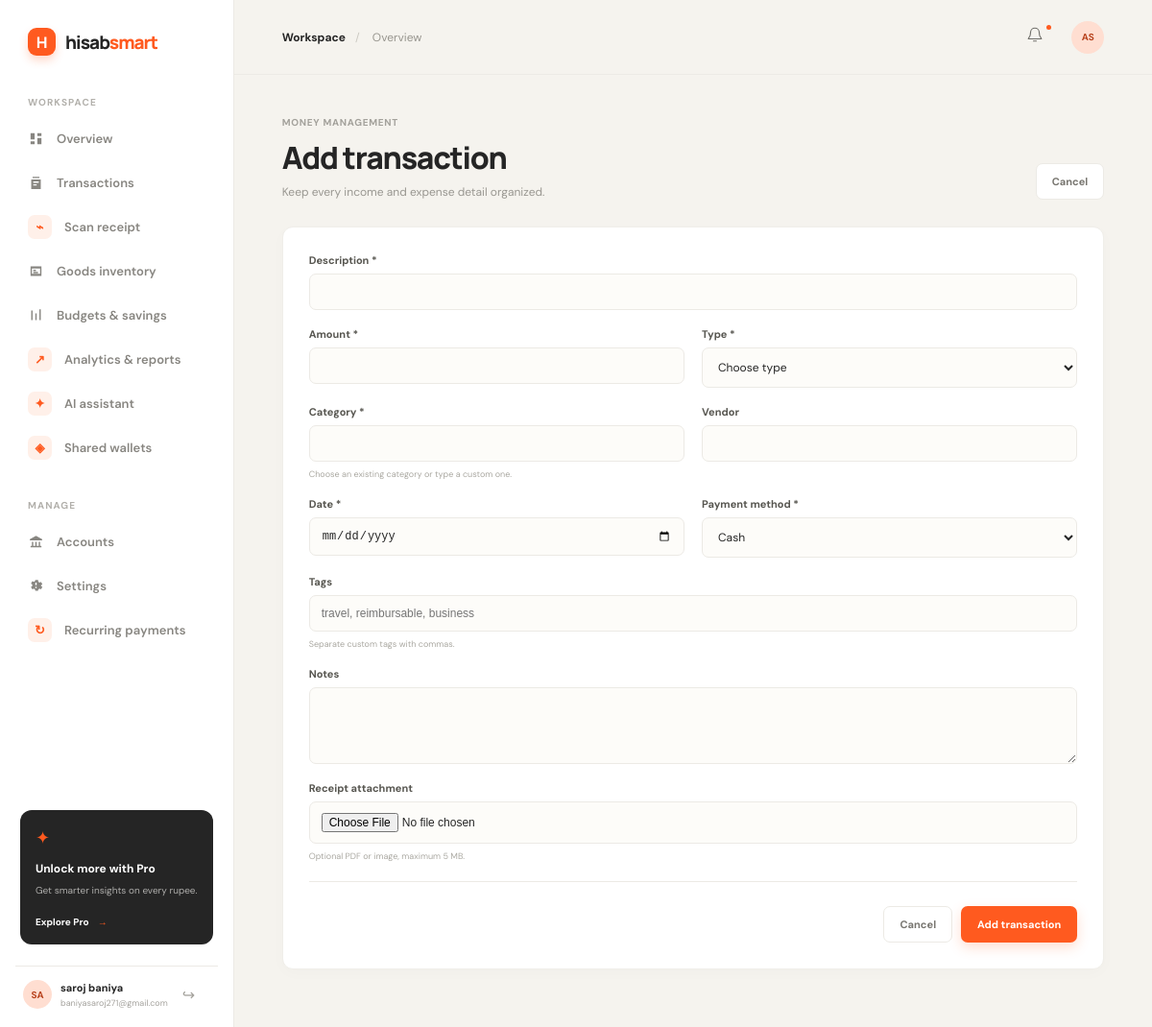
Screenshot of /transactions/new (signed in) with the database file from the repository.
### tables this page shows
CREATE TABLE users (
    id INTEGER PRIMARY KEY AUTOINCREMENT,
    email TEXT NOT NULL UNIQUE COLLATE NOCASE,
    password_hash TEXT NOT NULL,
    full_name TEXT NOT NULL,
    created_at TEXT NOT NULL DEFAULT CURRENT_TIMESTAMP
);

### routes.py (the view, shortened to what this page needs)
@main_bp.route("/transactions/new", methods=("GET", "POST"))
@login_required
def new_transaction():
    return render_template("transaction_form.html", transaction=None, categories=transaction_categories(), payment_methods=sorted(PAYMENT_METHODS), page_title="Add transaction")

### auth.py (called while the page is built)
def csrf_token() -> str:
    token = session.get("_csrf_token")
    if not token:
        token = secrets.token_urlsafe(32)
        session["_csrf_token"] = token
    return token

@auth_bp.before_app_request
def csrf_protect() -> None:
    if request.method == "POST":
        validate_csrf()

def load_logged_in_user() -> None:
    user_id = session.get("user_id")
    if user_id is None:
        g.user = None
        return
    g.user = get_db().execute(
        "SELECT id, email, full_name FROM users WHERE id = ?", (user_id,)
    ).fetchone()
    if g.user is None:
        session.clear()

def login_required(view: Callable[..., Any]) -> Callable[..., Any]:
    @wraps(view)
    def wrapped_view(**kwargs: Any) -> Any:
        if g.user is None:
            flash("Please log in to continue.", "error")
            return redirect(url_for("auth.login", next=request.path))
        return view(**kwargs)
    return wrapped_view

### db.py (called while the page is built)
def get_db() -> sqlite3.Connection:
    if "db" not in g:
        database = Path(current_app.config["DATABASE"])
        database.parent.mkdir(parents=True, exist_ok=True)
        g.db = sqlite3.connect(database)
        g.db.row_factory = sqlite3.Row
        g.db.execute("PRAGMA foreign_keys = ON")
    return g.db

### routes.py (called while the page is built)
def transaction_categories() -> list[str]:
    rows = get_db().execute(
        "SELECT name FROM transaction_categories WHERE user_id = ? ORDER BY name COLLATE NOCASE",
        (g.user["id"],),
    ).fetchall()
    defaults = {"Food & Dining", "Transport", "Subscriptions", "Housing", "Bills & Utilities", "Health", "Income"}
    return sorted(defaults | {row["name"] for row in rows}, key=str.casefold)

### templates/transaction_form.html (shortened to what this page needs)
{% extends "base.html" %}
{% block content %}
<div class="page-container transaction-page">
    <div class="section-heading"><div><p class="eyebrow">Money management</p><h1>{{ page_title }}</h1><p class="subheading">Keep every income and expense detail organized.</p></div><a class="secondary-button" href="{{ url_for('main.transactions') }}">Cancel</a></div>
    <form class="panel transaction-form" method="post" enctype="multipart/form-data">
        <div class="form-grid">
            <div class="form-field wide"><label for="description">Description *</label><input id="description" name="description" required maxlength="160" value="{{ request.form.get('description', transaction.title if transaction else '') }}"></div>
            <div class="form-field"><label for="amount">Amount *</label><input id="amount" name="amount" type="number" min="0.01" step="0.01" required value="{{ request.form.get('amount', transaction.amount if transaction else '') }}"></div>
            <div class="form-field"><label for="transaction_type">Type *</label><select id="transaction_type" name="transaction_type" required><option value="">Choose type</option></select></div>
            <div class="form-field"><label for="category">Category *</label><input id="category" name="category" list="category-options" required maxlength="80" value="{{ request.form.get('category', transaction.category if transaction else '') }}"><datalist id="category-options">{% for category in categories %}<option value="{{ category }}">{% endfor %}</datalist><small>Choose an existing category or type a custom one.</small></div>
            <div class="form-field"><label for="vendor">Vendor</label><input id="vendor" name="vendor" maxlength="120" value="{{ request.form.get('vendor', transaction.vendor if transaction else '') }}"></div>
            <div class="form-field"><label for="transaction_date">Date *</label><input id="transaction_date" name="transaction_date" type="date" required value="{{ request.form.get('transaction_date', transaction.transaction_date if transaction else '') }}"></div>
            <div class="form-field"><label for="payment_method">Payment method *</label><select id="payment_method" name="payment_method" required>{% for value in payment_methods %}<option value="{{ value }}" {% if request.form.get('payment_method', transaction.payment_method if transaction else 'cash') == value %}selected{% endif %}>{{ value.replace('_', ' ').title() }}</option>{% endfor %}</select></div>
            <div class="form-field wide"><label for="tags">Tags</label><input id="tags" name="tags" placeholder="travel, reimbursable, business" maxlength="500" value="{{ request.form.get('tags', transaction.tags if transaction else '') }}"><small>Separate custom tags with commas.</small></div>
            <div class="form-field wide"><label for="notes">Notes</label><textarea id="notes" name="notes" maxlength="2000" rows="4">{{ request.form.get('notes', transaction.notes if transaction else '') }}</textarea></div>
            <div class="form-field wide"><label for="receipt">Receipt attachment</label><input id="receipt" name="receipt" type="file" accept=".pdf,.png,.jpg,.jpeg,.webp"><small>Optional PDF or image, maximum 5 MB.</small></div>
        </div>
        <div class="form-actions"><a class="secondary-button" href="{{ url_for('main.transactions') }}">Cancel</a><button class="primary-button" type="submit">{{ 'Save changes' if transaction else 'Add transaction' }}</button></div>
    </form>
</div>
{% endblock %}

### templates/base.html (shortened to what this page needs)
<!doctype html>
<html lang="en">
<head>
    <link rel="stylesheet" href="{{ url_for('static', filename='css/style.css') }}">
</head>
<body>
{% if g.user %}
    <div class="app-shell">
        <aside class="sidebar" id="sidebar">
            <a class="brand" href="{{ url_for('main.dashboard') }}" aria-label="HisabSmart home">
                <span class="brand-mark">H</span>
                <span>hisab<span>smart</span></span>
            </a>
            <div class="sidebar-label">Workspace</div>
            <nav class="main-nav" aria-label="Main navigation">
                <a class="nav-item {% if request.endpoint == 'main.dashboard' %}active{% endif %}" href="{{ url_for('main.dashboard') }}">
                    <svg aria-hidden="true" viewBox="0 0 24 24"><path d="M4 13h6V4H4v9Zm0 7h6v-4H4v4Zm10 0h6v-9h-6v9Zm0-16v4h6V4h-6Z"/></svg>
                    Overview
                </a>
                <a class="nav-item {% if request.endpoint in ['main.transactions', 'main.edit_transaction'] %}active{% endif %}" href="{{ url_for('main.transactions') }}">
                    <svg aria-hidden="true" viewBox="0 0 24 24"><path d="M7 3h10v2H7V3Zm-2 4h14v14H5V7Zm3 3v2h8v-2H8Zm0 4v2h5v-2H8Z"/></svg>
                    Transactions
                </a>
                <a class="nav-item {% if request.endpoint in ['main.scan_receipt', 'main.review_receipt'] %}active{% endif %}" href="{{ url_for('main.scan_receipt') }}">
                    <span class="stat-icon expense-icon">⌁</span>
                    Scan receipt
                </a>
                <a class="nav-item {% if request.endpoint in ['main.goods', 'main.new_good', 'main.good_detail', 'main.edit_good'] %}active{% endif %}" href="{{ url_for('main.goods') }}">
                    <svg aria-hidden="true" viewBox="0 0 24 24"><path d="M4 5h16v14H4V5Zm2 3v8h12V8H6Zm2 2h4v2H8v-2Zm0 3h7v2H8v-2Z"/></svg>
                    Goods inventory
                </a>
                <a class="nav-item {% if request.endpoint in ['main.budgets', 'main.savings', 'main.delete_budget', 'main.delete_savings_goal', 'main.add_bill'] %}active{% endif %}" href="{{ url_for('main.budgets') }}">
                    <svg aria-hidden="true" viewBox="0 0 24 24"><path d="M5 19V5h2v14H5Zm6 0V9h2v10h-2Zm6 0V3h2v16h-2Z"/></svg>
                    Budgets & savings
                </a>
                <a class="nav-item {% if request.endpoint in ['main.reports', 'main.export_report'] %}active{% endif %}" href="{{ url_for('main.reports') }}">
                    <span class="stat-icon expense-icon">↗</span>
                    Analytics & reports
                </a>
                <a class="nav-item {% if request.endpoint == 'main.assistant' %}active{% endif %}" href="{{ url_for('main.assistant') }}">
                    <span class="stat-icon expense-icon">✦</span>
                    AI assistant
                </a>
                <a class="nav-item {% if request.endpoint in ['main.wallets', 'main.wallet_detail', 'main.invite_wallet_member', 'main.update_wallet_role', 'main.settle_wallet'] %}active{% endif %}" href="{{ url_for('main.wallets') }}">
                    <span class="stat-icon expense-icon">◈</span>
                    Shared wallets
                </a>
            </nav>
            <div class="sidebar-label">Manage</div>
            <nav class="main-nav" aria-label="Management navigation">
                <a class="nav-item {% if request.endpoint == 'main.accounts' %}active{% endif %}" href="{{ url_for('main.accounts') }}">
                    <svg aria-hidden="true" viewBox="0 0 24 24"><path d="M12 3 3 8v2h18V8l-9-5Zm-6 9v6H4v2h16v-2h-2v-6h-2v6h-3v-6h-2v6H8v-6H6Z"/></svg>
                    Accounts
                </a>
                <a class="nav-item {% if request.endpoint == 'main.settings' %}active{% endif %}" href="{{ url_for('main.settings') }}">
                    <svg aria-hidden="true" viewBox="0 0 24 24"><path d="m19.4 13 .1-1-.1-1 2-1.5-2-3.4-2.3 1a7.8 7.8 0 0 0-1.7-1L15.1 3h-4.2l-.3 2.1a7.8 7.8 0 0 0-1.7 1l-2.3-1-2 3.4 2 1.5-.1 1 .1 1-2 1.5 2 3.4 2.3-1c.5.4 1.1.7 1.7 1l.3 2.1h4.2l.3-2.1c.6-.3 1.2-.6 1.7-1l2.3 1 2-3.4-2-1.5ZM13 15h-2v-2h2v2Zm0-4h-2V7h2v4Z"/></svg>
                    Settings
                </a>
                <a class="nav-item {% if request.endpoint in ['main.recurring', 'main.edit_recurring', 'main.recurring_action'] %}active{% endif %}" href="{{ url_for('main.recurring') }}">
                    <span class="stat-icon expense-icon">↻</span>
                    Recurring payments
                </a>
            </nav>
            <div class="sidebar-bottom">
                <div class="upgrade-card">
                    <div class="upgrade-icon">✦</div>
                    <strong>Unlock more with Pro</strong>
                    <p>Get smarter insights on every rupee.</p>
                    <button class="text-button">Explore Pro <span>→</span></button>
                </div>
                <div class="user-mini">
                    <div class="avatar">{{ g.user.full_name[:2]|upper }}</div>
                    <div><strong>{{ g.user.full_name }}</strong><small>{{ g.user.email }}</small></div>
                    <form method="post" action="{{ url_for('auth.logout') }}">
                        <button class="more-button" type="submit" aria-label="Log out">↪</button>
                    </form>
                </div>
            </div>
        </aside>
        <main class="main-content">
            <header class="topbar">
                <div class="breadcrumb"><span>Workspace</span><b>/</b> Overview</div>
                <div class="topbar-actions">
                    <button class="icon-button notification-button" aria-label="Notifications">
                        <svg viewBox="0 0 24 24" aria-hidden="true"><path d="M18 9a6 6 0 0 0-12 0c0 7-3 7-3 9h18c0-2-3-2-3-9Zm-8 12h4"/></svg>
                        <i></i>
                    </button>
                    <button class="avatar top-avatar" aria-label="Open profile">AS</button>
                </div>
            </header>
{% else %}
    <main class="auth-main">
{% endif %}
{% block content %}{% endblock %}
{% if g.user %}</main></div>{% else %}</main>{% endif %}
</body>
</html>

### rows the page displays
users: user "SA", user.full_name "saroj baniya", user.email "baniyasaroj271@gmail.com"

### other values shown
{{ page_title }} "Add transaction"
{{ 'Save changes' if transaction else 'Add transaction' }} "Add transaction"
form field payment_method "Cash"
